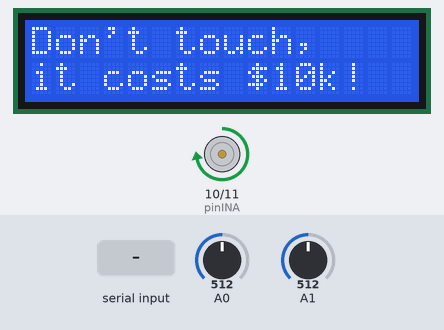
This sketch was run on a simulated Arduino Uno, built with avr-gcc and run on an emulated ATmega328P. On the bench: 16×2 character LCD, motor-driver pin pairs drawn as motors (green arrow = first pin HIGH = forward, orange = second pin HIGH = backward, longer = more drive). The test bench sets the inputs (shaded band); at power-on: A0 = 512, A1 = 512. What the sketch prints to the serial monitor is not drawn.

Above: at 1.2 s.
1.3 s: A0 set to 716
2.8 s: A1 set to 716
At 3.19 s:
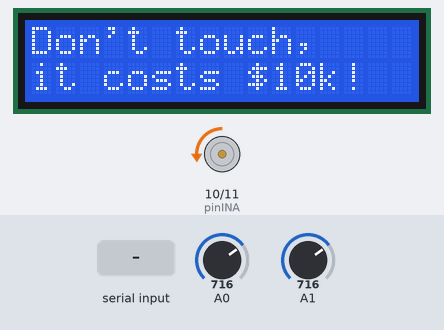
At 4.72 s:
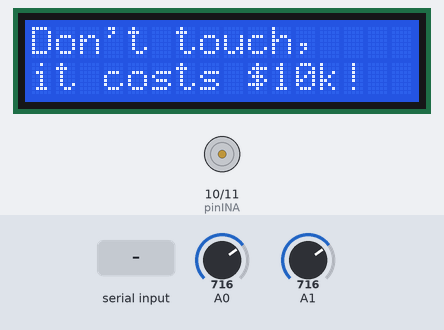
4.9 s: A0 set to 900
At 5.4 s:
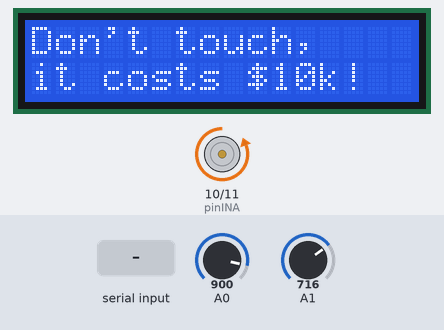
6.4 s: "200\n" received over Serial
At 7.47 s:
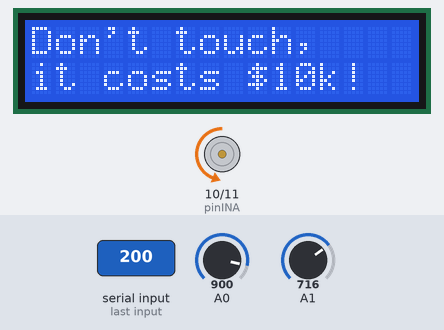
9.4 s: "200\n" received over Serial
12.2 s: "90,45\n" received over Serial
Timing chart, 0 to 15.2 s (numbered marks = the images above; inputs shaded):
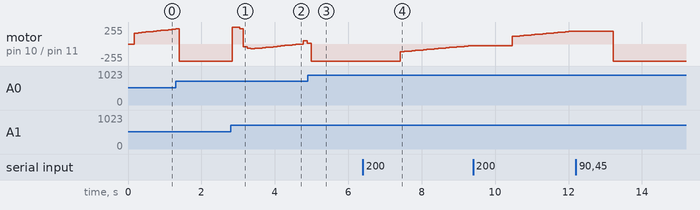

The sketch:

apr27-2023-pc-desk-with-lcd-and-pins-mapped.ino
```cpp
// Peltier sensing and PID control
// ken iiyoshi.
// Oct 19
#include <PID_v2.h> // for PID control
// #include <movingAvg.h>  //for filtering input. not used for now. https://github.com/JChristensen/movingAvg
// movingAvg avgTemp(5);
#include <LiquidCrystal.h>
// from https://create.arduino.cc/projecthub/najad/interfacing-lcd1602-with-arduino-764ec4
// updated Feb 13, 2023:https://www.hackster.io/najad/interfacing-lcd1602-with-arduino-764ec4
// apr 19th: update below by adding the wire mapping. Worst case, redo the process with newer tutorials.
// change: for en, pin 6 is used instead of 11
// const int rs = 12, en = 11, d4 = 5, d5 = 4, d6 = 3, d7 = 2;

// Pin Mappings Arduino Uno pins to LCD1602 pins based on the link:
// Generally order from the leftmost to rightmost LCD pins, when the pens are oriented on the top left
// when the LCD screen is facing up:
// GND - VSS, V0, RW, K
// 5V - V00
// 12 - R5
// 11 - E
// 2 = D7
// 3 - D6
// 4 - D5
// 5 - D4
// 3.3V - A

const int rs = 12, en = 6, d4 = 5, d5 = 4, d6 = 3, d7 = 2;
LiquidCrystal lcd(rs, en, d4, d5, d6, d7);


//TEC element driver pins
int pinINA = 10;
int pinINB = 11;
float setpoint = 24.0 ;
//Analog pin for thermocouple is A0
String myStr= "" ;
float raw_input = 0.0;
float filtered_input = 0.0;
float old_input = 0.0;
double output; //PID output
//original
//double Kp = 2, Ki = 5, Kd = 1;
// from nov1, before adding top heatsink and replacing peltier cell double Kp = 6.60, Ki = 0.4, Kd = 1.40;
// double Kp = 6.60, Ki = 0.4, Kd = 1.40;
// with larger Ki, there is more overshoot, which is handy for crystal actuation
double Kp = 6.60, Ki = 2.4, Kd = 1.40; //nov 3rd
PID_v2 myPID(Kp, Ki, Kd, PID::Direct);
float avg;
int timeElapsed = 0;
int heatingTransTemp = 46;
int coolingTransTemp = 32;


float Temp; //Temperature
float Vref; //Referent voltage
float Vout; //Voltage after adc
float SenVal; //Sensor value
float SenVal2; //Sensor value from referent pin

void setup() {
  //setup LCD. Upon compilation, the first row is white, and 2nd row is dark
  // use that to check if the camera is working.
  lcd.begin(16, 2);
  lcd.print("Don't touch,");
  lcd.setCursor(0,1);
  lcd.print("it costs $10k!");


  // Setting driver pins to OUTPUT
  pinMode(pinINA, OUTPUT);
  pinMode(pinINB, OUTPUT);
  Serial.begin(115200);
//  Serial.print("Temperature: ");
  Serial.println(getTemp());
  // avgTemp.begin();
  myPID.Start(getTemp(),  // input
              0,          // current output
              setpoint);  // setpoint
  myPID.SetOutputLimits(-255, 255);


}


void loop() {

  // user-control through serial communication.
  if(Serial.available())
  {
    myStr=Serial.readString();
    setpoint = myStr.toFloat();
    myPID.Start(getTemp(),  // input
              output,                      // current output
              setpoint);
  }

  // //for TBB, want to  between 32 and 46˚C as in, we want the setpoint plot to look like:_/``\_/``\_
  // // overshoots when starting temperature is far away from these values.
  // if(filtered_input>=heatingTransTemp)
  // {
  //   setpoint = coolingTransTemp;
  //   myPID.Start(getTemp(),  // input
  //             output,                      // current output
  //             setpoint);
  // }
  // else if (filtered_input<=coolingTransTemp) {
  //   setpoint = heatingTransTemp;
  //   myPID.Start(getTemp(),  // input
  //             output,                      // current output
  //             setpoint);
  // }


  // put your main code here, to run repeatedly:
  // filter input and feed it to PID control.
  // input = getTemp();
  raw_input = getTemp();
  filtered_input = 0.3*old_input + 0.7*getTemp();
  // filtered_input = 0.85*old_input + 0.15*getTemp();
  // filtered_input=raw_input;
  old_input = filtered_input;
  // avg = avgTemp.reading(input);
  // output = myPID.Run(avg);
  output = myPID.Run(filtered_input);

  // controls h-bridge based on required PID output
  if (output >= 0)
  {
    analogWrite(pinINA, int(output));
    analogWrite(pinINB, 0);
  }
  else
  {
    analogWrite(pinINA, 0);
    analogWrite(pinINB, abs(int(output)  ));
  }

// For printing values on serial monitor and serial plotter.
// Serial.print(avg);
// Serial.print("raw_input:");
// Serial.print(raw_input);
// Serial.print(", ");
Serial.print("filtered_input:");
Serial.print(filtered_input);
Serial.print(", ");
Serial.print("setpoint:");
Serial.print(setpoint);
// Serial.print(input);
Serial.print(", ");
Serial.print("output/100:");
Serial.println(output/100.0); //maps [-255,255] to [-2.5,2.5]
// delay(500);
delay(100);
}

float getTemp() {
  // int an_value = analogRead(A0);

  SenVal = analogRead(A0); //Analog value from temperature

  SenVal2 =analogRead(A1); //Analog value from refferent pin

  // // sept1, 2023 edit:
  // float mid_value = ((float(an_value) / (1024.0 - 1.0)) * 5.0 - 1.25) / 0.005 +2.00;
  // // // apr27, 2023 edit:
  // // float mid_value = ((float(an_value) / (1024.0 - 1.0)) * 5.0 - 1.25) / 0.005 +18.00;
  // // float mid_value = ((float(an_value) / (1024.0 - 1.0)) * 5.0 - 1.25) / 0.005;
  // // return ((float(an_value) / (1024.0 - 1.0)) * 5.0 - 1.25) / 0.005 - 6.0; // before nov 1st. maps [0,1023]mV*˚C to [-256, 744]˚C . 31.39 or 32.37 , 32.7 actually
  // // Nov 1. fixing temperature difference: finger:31.8vs 46.0 (14 deg difference). ambient:22 vs 36 (14 degrees difference))
  // // note that the amount of offset compensation fluctuates when the temperature increases. i.e. ±5 degrees between 20~50˚C.
  // // return mid_value - 21.0; // maps [0,1023]mV*˚C to [-256, 744]˚C . 31.39 or 32.37 , 32.7 actually
  //   // return mid_value - 13.5; from nov 3
  //   // return mid_value - 10.5; //for nov 16th thermal imaging
  //   // return mid_value - 26.0; //for nov 20th thermal imaging
  //   // return mid_value - 7.0; //for nov 29th thermal imaging
  //   // return mid_value - 26.0; //for nov 20th thermal imaging
  //   // return mid_value - 16.0; //for nov 20th thermal imaging
  //   return mid_value; //for sept 1st, 2023 testing


    // SenVal2 =analogRead(A1); //Analog value from refferent pin
  Vref = (SenVal2 *5.0) / 1024.0; //Conversion analog to digital for referent value
  Vout = (SenVal * 5.0) / 1024.0; //Conversion analog to digital for the temperature read voltage
  Temp = (Vout - Vref) / 0.005; //Temperature calculation

  return Temp;

}


///********************************************************
// * PID Basic Example
// * Reading analog input 0 to control analog PWM output 3
// ********************************************************/
//
//#include <PID_v2.h>
//
//#define PIN_INPUT 0
//#define PIN_OUTPUT 3
//
//// Specify the links and initial tuning parameters
//double Kp = 2, Ki = 5, Kd = 1;
//PID_v2 myPID(Kp, Ki, Kd, PID::Direct);
//
//void setup() {
//  myPID.Start(analogRead(PIN_INPUT),  // input
//              0,                      // current output
//              100);                   // setpoint
//}
//
//void loop() {
//  const double input = analogRead(PIN_INPUT);
//  const double output = myPID.Run(input);
//  analogWrite(PIN_OUTPUT, output);
//}
```

Measured:
- after the input at 2.8 s, motor on pin 10 (pinINA) / pin 11 (pinINB): backward 255/255 → forward 255/255 at once, → forward 227/255 0.20 s later, → backward 43/255 0.10 s later, → backward 67/255 0.10 s later, … (20 changes in this stretch)
- after the input at 6.4 s, motor on pin 10 (pinINA) / pin 11 (pinINB): moves from backward 255/255 to backward 23/255 over 1.9 s, starting after 1.0 s
